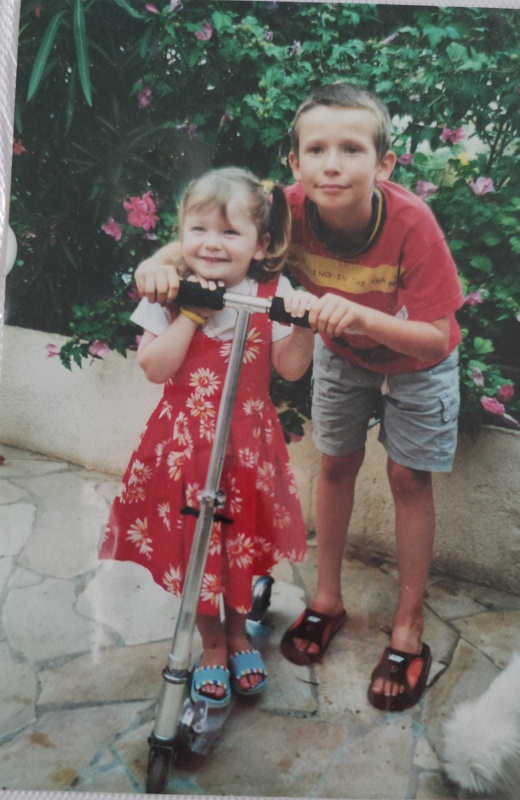
#> input picture ma-photo.jpg, 1039 x 1600 px (shown at 1/2 size)
$ python -i lineart.py   (imports and definitions only)
#> lines starting #> are read from the running program, lines starting #| are printed output that depends on the picture
"""Multiscale internal line-art extraction and vector tracing."""

from __future__ import annotations

from typing import Any

import numpy as np
from numpy.typing import NDArray
from skimage import color, feature, morphology, restoration

Point = tuple[float, float]
Pixel = tuple[int, int]


# [9 lines left out: function _region_boundary_mask, not called in this run]


def build_line_art_mask(
    rgb: NDArray[np.uint8],
    *,
    subject_mask: NDArray[np.bool_] | None = None,
    detail_mask: NDArray[np.bool_] | None = None,
    region_labels: NDArray[np.integer] | None = None,
    detail_strength: float = 0.65,
) -> tuple[NDArray[np.bool_], dict[str, Any]]:
    """Extract useful internal strokes without creating additional color zones."""
#> called with detail_strength = 0.65
    if not 0.0 <= detail_strength <= 1.0:
        raise ValueError("detail_strength doit être compris entre 0 et 1")
    source = rgb.astype(np.float32) / 255.0
    gray = color.rgb2gray(source)
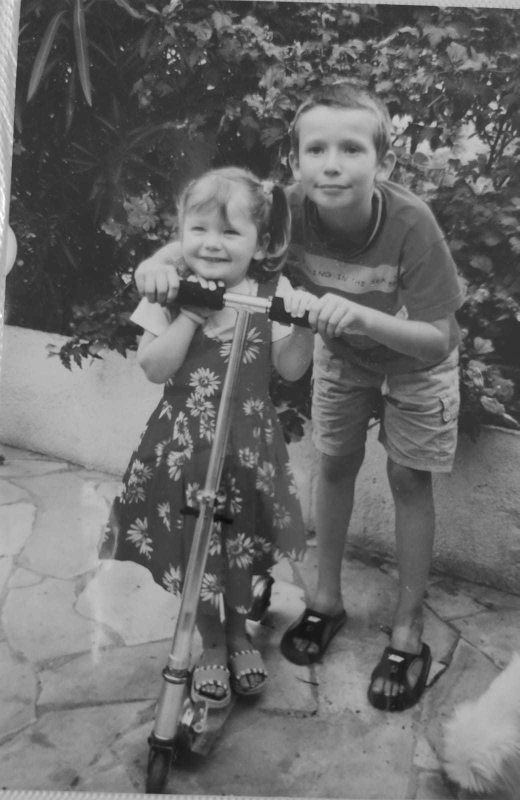
#> gray: shape (1600, 1039) float32 (shown at 1/2 size); min 0.0579, max 0.999, mean 0.42
    gray = restoration.denoise_bilateral(
        gray,
        sigma_color=0.045,
        sigma_spatial=2.0,
        bins=256,
        channel_axis=None,
    )

    fine = feature.canny(
        gray,
        sigma=1.05,
        low_threshold=0.045,
        high_threshold=0.16,
        use_quantiles=False,
    )
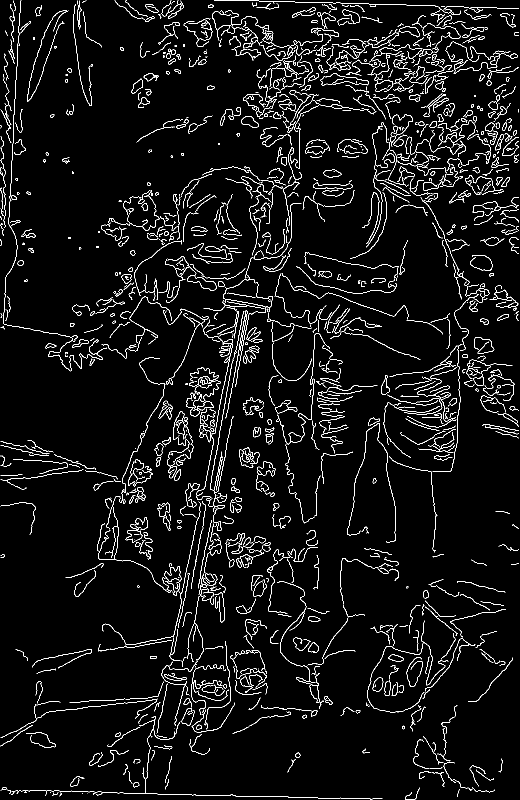
#> fine: shape (1600, 1039) bool (shown at 1/2 size); 4.8% white in thin lines or dots
    coarse = feature.canny(
        gray,
        sigma=2.15,
        low_threshold=0.035,
        high_threshold=0.13,
        use_quantiles=False,
    )
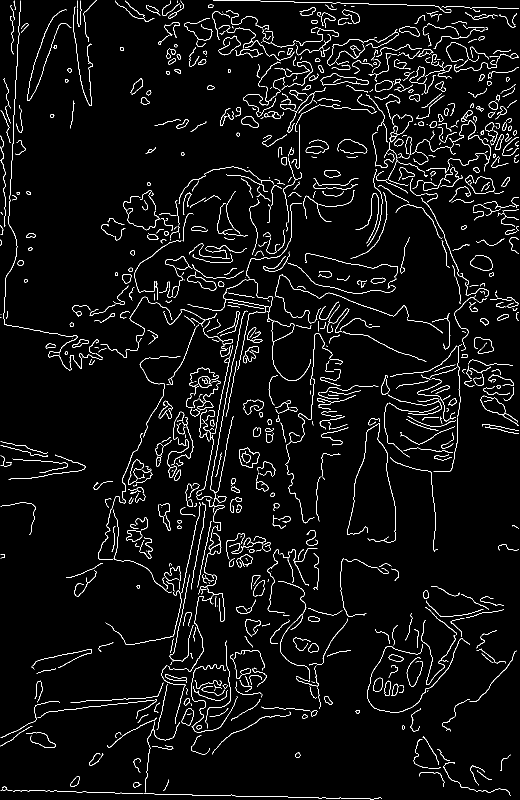
#> coarse: shape (1600, 1039) bool (shown at 1/2 size); 4% white in thin lines or dots

    if subject_mask is not None:
        subject = np.asarray(subject_mask, dtype=bool)
        subject = morphology.binary_dilation(subject, morphology.disk(1))
        combined = coarse | (fine & subject)
    else:
        combined = coarse | (fine if detail_strength >= 0.55 else False)
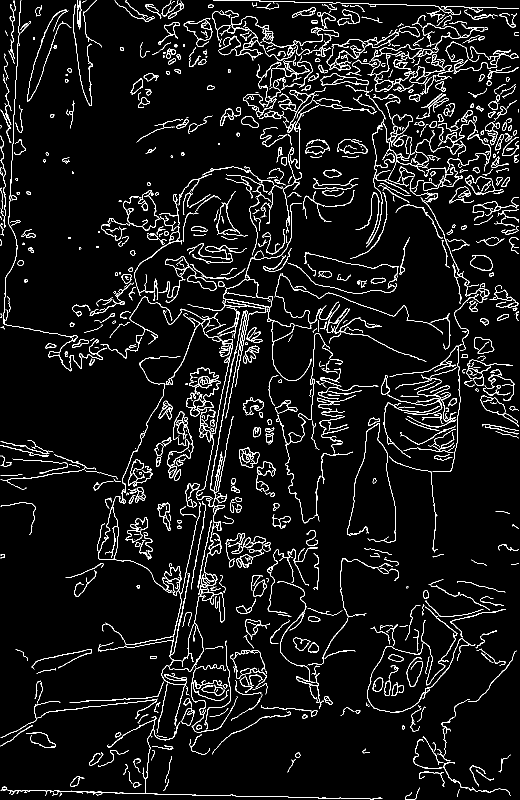
#> combined: shape (1600, 1039) bool (shown at 1/2 size); 6% white in thin lines or dots

    if detail_mask is not None:
        details = morphology.binary_dilation(
            np.asarray(detail_mask, dtype=bool),
            morphology.disk(2),
        )
        combined |= fine & details

    if region_labels is not None:
        boundaries = morphology.binary_dilation(
            _region_boundary_mask(region_labels),
            morphology.disk(1),
        )
        combined &= ~boundaries

    min_size = max(7, int(round(combined.size / 180_000)))
#> min_size = 9
    try:
        combined = morphology.remove_small_objects(
            combined,
            max_size=max(0, min_size - 1),
        )
    except TypeError:  # scikit-image < 0.26
        combined = morphology.remove_small_objects(combined, min_size=min_size)
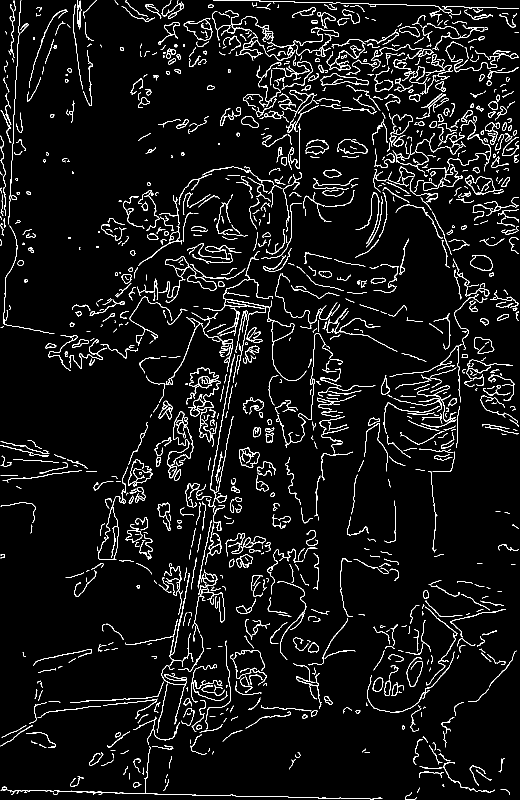
#> combined: shape (1600, 1039) bool (shown at 1/2 size); 5.5% white in thin lines or dots
    skeleton = morphology.skeletonize(combined)
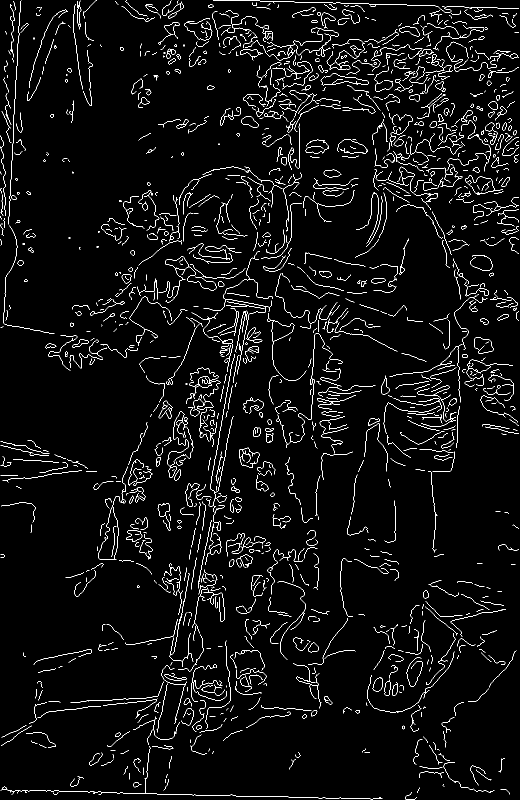
#> skeleton: shape (1600, 1039) bool (shown at 1/2 size); 3.6% white in thin lines or dots
    return np.asarray(skeleton, dtype=bool), {
        "enabled": True,
        "detail_strength": float(detail_strength),
        "stroke_pixels": int(np.count_nonzero(skeleton)),
        "component_min_size": int(min_size),
        "subject_aware": subject_mask is not None,
        "detail_aware": detail_mask is not None,
    }


# [67 lines left out: function trace_skeleton_polylines, not called in this run]

>>> import cv2
>>> picture = cv2.cvtColor(cv2.imread('../../../ma-photo.jpg'), cv2.COLOR_BGR2RGB)
>>> result = build_line_art_mask(picture)
